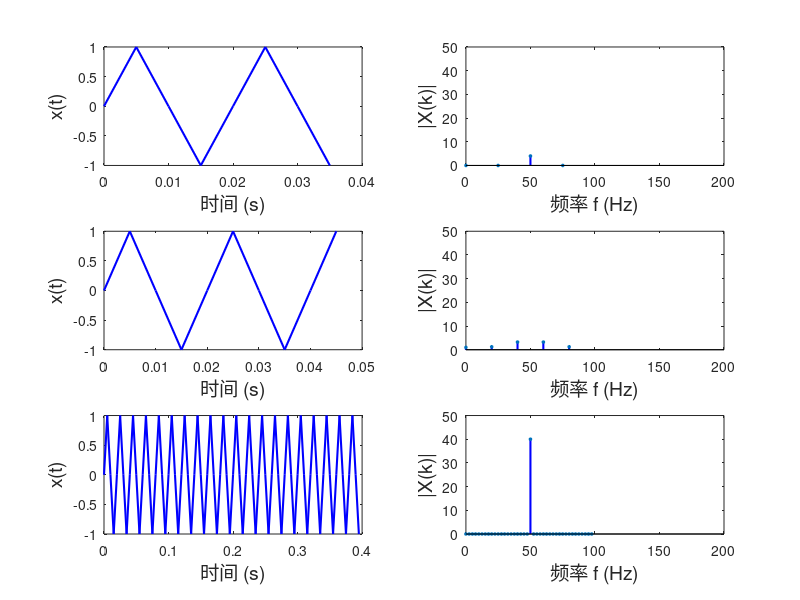

Recreate this plot in MATLAB.
clc;
clear;

fs = 200;%采样频率
T = 1/fs;%采样间隔
SN = 500;%采样点数
n = 0:1:SN-1;
t = n*T;%采样时刻
x = sin(2*pi*50*t);%采样
subplot(3,2,1);
N = 8;%采8个点
plot(t(1:N),x(1:N),'LineWidth',1.5,'color','b');%绘制样本
set(gcf, 'name', '信号的时域波形及幅度谱'); % 设置窗口的标题名
ylabel('x(t)','FontSize',14);
xlabel('时间 (s)','FontSize',14);
Xk = fft(x,N);%求N点DFT
Mag_Xk = abs(Xk);%求幅度谱
f = (0:N/2-1)*fs/N;%绘制频谱图时的横坐标
subplot(3,2,2);
stem(f,Mag_Xk(1:N/2),'Filled','MarkerSize',2,'LineWidth',1.5,'color','b');%绘制频谱图
axis([0,200,0,50]);
ylabel('|X(k)|','FontSize',14);
xlabel('频率 f (Hz)','FontSize',14);

N = 10;%采10个点
subplot(3,2,3);
plot(t(1:N),x(1:N),'LineWidth',1.5,'color','b');%绘制样本
set(gcf, 'name', '信号的时域波形及幅度谱'); % 设置窗口的标题名
ylabel('x(t)','FontSize',14);
xlabel('时间 (s)','FontSize',14);
Xk = fft(x,N);%求N点DFT
Mag_Xk = abs(Xk);%求幅度谱
f = (0:N/2-1)*fs/N;%绘制频谱图时的横坐标
subplot(3,2,4);
stem(f,Mag_Xk(1:N/2),'Filled','MarkerSize',2,'LineWidth',1.5,'color','b');%绘制频谱图
axis([0,200,0,50]);
ylabel('|X(k)|','FontSize',14);
xlabel('频率 f (Hz)','FontSize',14);

N = 80;%采80个点
subplot(3,2,5);
plot(t(1:N),x(1:N),'LineWidth',1.5,'color','b');%绘制样本
set(gcf, 'name', '信号的时域波形及幅度谱'); % 设置窗口的标题名
ylabel('x(t)','FontSize',14);
xlabel('时间 (s)','FontSize',14);
Xk = fft(x,N);%求N点DFT
Mag_Xk = abs(Xk);%求幅度谱
f = (0:N/2-1)*fs/N;%绘制频谱图时的横坐标
subplot(3,2,6);
stem(f,Mag_Xk(1:N/2),'Filled','MarkerSize',2,'LineWidth',1.5,'color','b');%绘制频谱图
axis([0,200,0,50]);
ylabel('|X(k)|','FontSize',14);
xlabel('频率 f (Hz)','FontSize',14);
